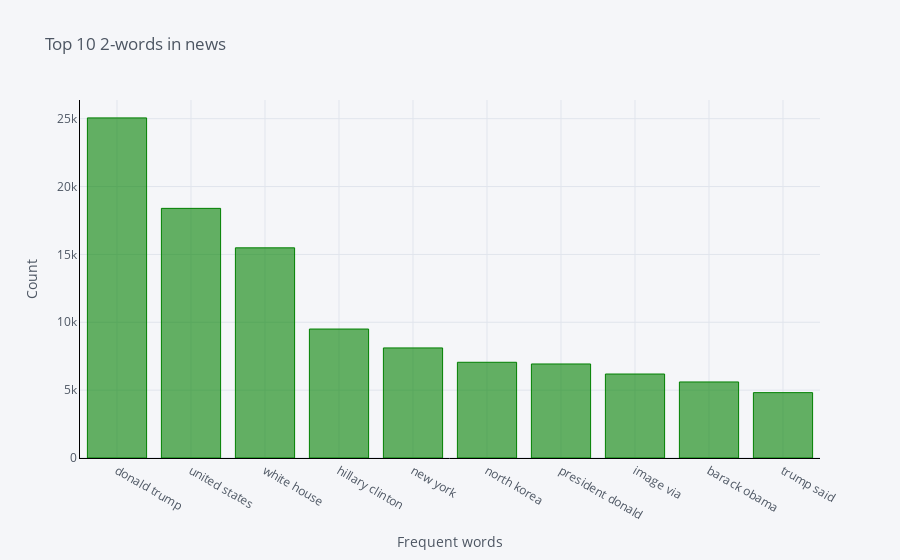

The notebook cell this image was saved under:
### Code cell
df.groupby('news').sum()['count'].sort_values(ascending=False).iplot(
    kind='bar', xTitle="Frequent words", yTitle='Count',colors="green", linecolor='black', title='Top 10 2-words in news')

### Figure 1 — Plotly figure (JSON) as saved in the notebook; plotly's stock layout.template omitted (floating-point values rounded to 4 significant figures)
{"data": [{"marker": {"color": "rgba(0, 128, 0, 0.6)", "line": {"color": "rgba(0, 128, 0, 1.0)", "width": 1}}, "name": "count", "orientation": "v", "text": "", "type": "bar", "x": ["donald trump", "united states", "white house", "hillary clinton", "new york", "north korea", "president donald", "image via", "barack obama", "trump said"], "y": [25059, 18394, 15485, 9502, 8110, 7053, 6928, 6188, 5603, 4816]}], "layout": {"legend": {"bgcolor": "#F5F6F9", "font": {"color": "#4D5663"}}, "paper_bgcolor": "#F5F6F9", "plot_bgcolor": "#F5F6F9", "title": {"font": {"color": "#4D5663"}, "text": "Top 10 2-words in news"}, "xaxis": {"gridcolor": "#E1E5ED", "linecolor": "black", "showgrid": true, "tickfont": {"color": "#4D5663"}, "title": {"font": {"color": "#4D5663"}, "text": "Frequent words"}, "zerolinecolor": "#E1E5ED"}, "yaxis": {"gridcolor": "#E1E5ED", "linecolor": "black", "showgrid": true, "tickfont": {"color": "#4D5663"}, "title": {"font": {"color": "#4D5663"}, "text": "Count"}, "zerolinecolor": "#E1E5ED"}}}
